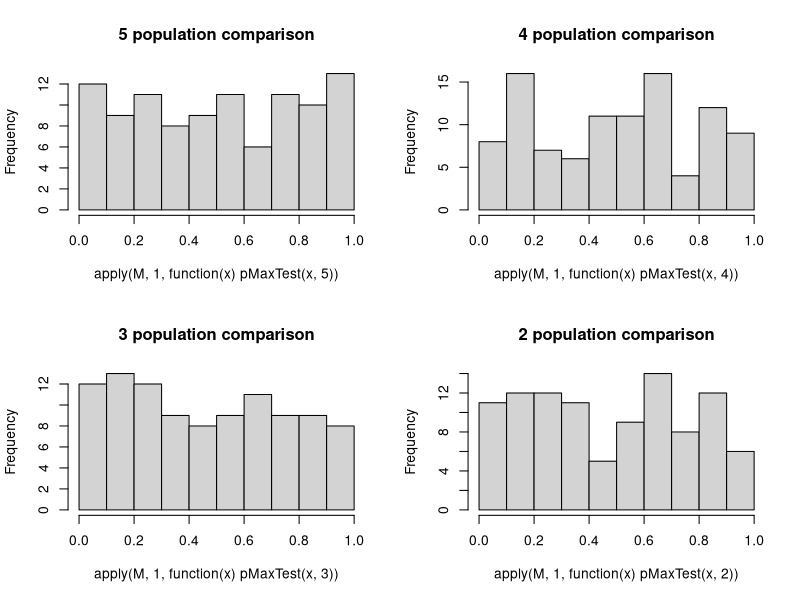

This figure's R source:
## An R implementation of Mike's Pmax

pMaxTest <- function( p, setSize){
  numTests = length(p)
  sortedP = sort(p, decreasing = T)
  pThreshold = sortedP[1 + numTests - setSize] 
  sum( dbinom( setSize:numTests, numTests, pThreshold))
}

## The p_max function takes a vector of p_values (1 per species)

## Next I'll generate a set of random uniform variables as p-values to test the dist. is uniform

pMaxTest(c(0.1,0.5,0.3), 3)

pop1 <- runif(100)
pop2 <- runif(100)
pop3 <- runif(100)
pop4 <- runif(100)
pop5 <- runif(100)

M <- as.matrix( cbind(pop1,pop2,pop3, pop4, pop5) )
par( mfrow = c(2,2) )
hist( apply ( M, 1, function(x) pMaxTest(x, 5)) , main = "5 population comparison")
hist( apply ( M, 1, function(x) pMaxTest(x, 4)) , main = "4 population comparison")
hist( apply ( M, 1, function(x) pMaxTest(x, 3)) , main = "3 population comparison")
hist( apply ( M, 1, function(x) pMaxTest(x, 2)) , main = "2 population comparison")

## Yep, that checks out
par( mfrow = c(1,1) )

FiveWay <- stats::p.adjust( apply ( M, 1, function(x) pMaxTest(x, 5)), "hochberg" )
FourWay <- stats::p.adjust( apply ( M, 1, function(x) pMaxTest(x, 4)), "hochberg" )
ThreeWay <- stats::p.adjust( apply ( M, 1, function(x) pMaxTest(x,3)), "hochberg" )
TwoWay <- stats::p.adjust( apply ( M, 1, function(x) pMaxTest(x,2)), "hochberg" )

p.adjust 
FiveWayHits <- FiveWay<0.05
FourWayHits <- FourWay<0.05
ThreeWayHits <- ThreeWay<0.05
TwoWayHits <- TwoWay<0.05

sum(FiveWayHits)
